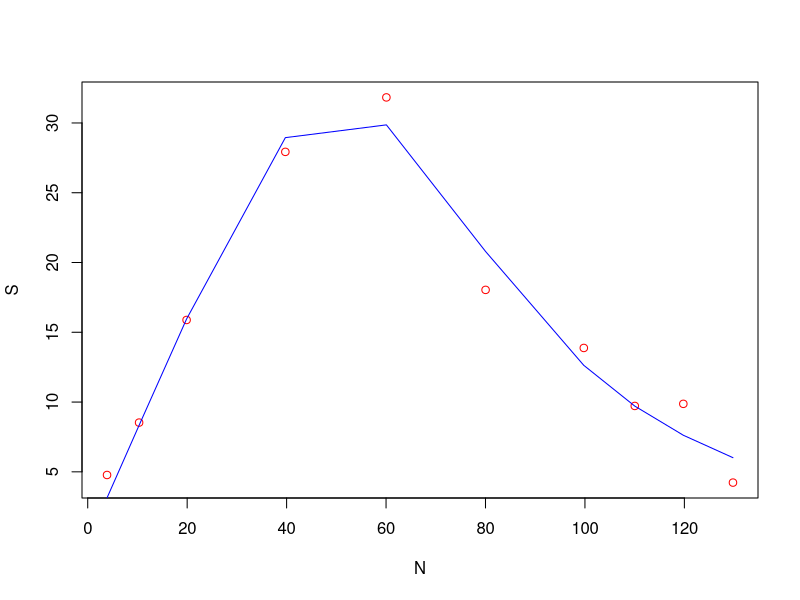

R code for this plot:
temp = read.table("bellows1d.txt", header=FALSE)
N=temp[,1]
S=temp[,2]

reg = nls(S~a*N/(1+(b*N)^c),start=c(a=1,b=0.01,c=2))

summary(reg)

plot(N,S,col="red")
lines(N,fitted.values(reg),col="blue")